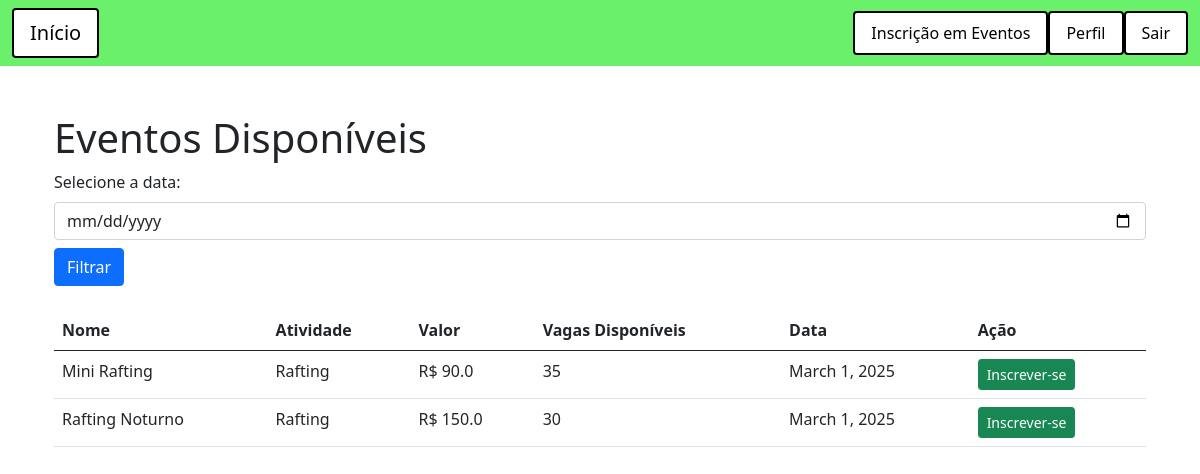
Page /apiCategorias/eventos/listar/ (signed in) on the committed database.
### app_adrenalife/models.py (models this page shows, shortened)
class Evento(models.Model):
    id = models.AutoField(primary_key=True)
    nome = models.TextField(max_length=255, default='')
    atividade = models.ForeignKey(atividade, on_delete=models.CASCADE, null=False)
    valor = models.FloatField()
    vagas_disponiveis = models.IntegerField()
    data = models.DateField()

class atividade(models.Model):
    id = models.AutoField(primary_key=True)
    nome = models.TextField(max_length=255, default='')
    descricao = models.TextField(max_length=255, default='')
    categoria = models.ForeignKey(categoria_atividade, on_delete=models.CASCADE, null=False)

### app_adrenalife/views.py (the view)
# urls.py: path('eventos/listar/', views.listar_eventos, name='listar_eventos'),
def listar_eventos(request):
    return(UserServices.listagem_eventos(request))

### app_adrenalife/services.py (called while the page is built)
    @staticmethod
    def listagem_eventos(request):
        if not request.session.get('usuario_id'):
            return redirect('login')
        usuario_id = request.session.get('usuario_id')
        data_selecionada = request.GET.get('data', None)
        eventos = Evento.objects.all()
        if data_selecionada:
            data_selecionada = datetime.strptime(data_selecionada, '%Y-%m-%d').date()
            eventos = eventos.filter(data=data_selecionada)
        return render(request, 'eventos/listar_eventos.html', {'eventos': eventos, 'data_selecionada': data_selecionada, 'usuario_id': usuario_id})

### app_adrenalife/templates/eventos/listar_eventos.html (shortened to what this page needs)
{% extends 'base.html' %}
{% block conteudo %}
<div class="container mt-5">
    <h1>Eventos Disponíveis</h1>
    <form method="get" class="mb-4">
        <label for="data" class="form-label">Selecione a data:</label>
        <input type="date" class="form-control" id="data" name="data" value="{{ data_selecionada|date:'Y-m-d' }}">
        <button type="submit" class="btn btn-primary mt-2">Filtrar</button>
    </form>
    <table class="table">
        <thead>
            <tr>
                <th>Nome</th>
                <th>Atividade</th>
                <th>Valor</th>
                <th>Vagas Disponíveis</th>
                <th>Data</th>
                <th>Ação</th>
            </tr>
        </thead>
        <tbody>
            {% for evento in eventos %}
            <tr>
                <td>{{ evento.nome }}</td>
                <td>{{ evento.atividade.nome }}</td>
                <td>R$ {{ evento.valor }}</td>
                <td>{{ evento.vagas_disponiveis }}</td>
                <td>{{ evento.data }}</td>
                <td>
                    <form action="{% url 'inscricao' %}" method="POST" style="display: inline-block;" id="form-{{ evento.id }}">
                        <button type="button" class="btn btn-success btn-sm" onclick="logIds('{{ evento.id }}', '{{ usuario_id }}')">Inscrever-se</button>
                    </form>
                </td>
            </tr>
            {% endfor %}
        </tbody>
    </table>
</div>
{% endblock %}

### rows in the picture
Evento: nome "Mini Rafting", atividade.nome "Rafting", valor "90.0", vagas_disponiveis "35", data "March 1, 2025"
Evento: nome "Rafting Noturno", atividade.nome "Rafting", valor "150.0", vagas_disponiveis "30", data "March 1, 2025"
